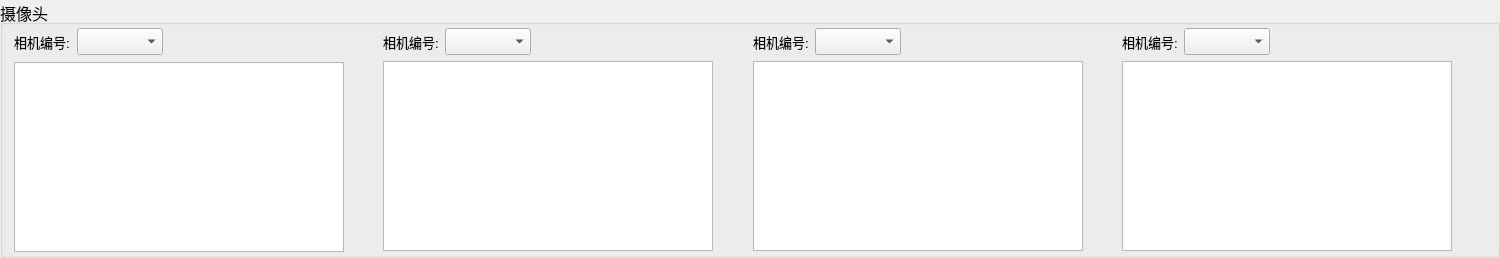
        <widget class="QGroupBox" name="groupBox_camera">
         <property name="sizePolicy">
          <sizepolicy hsizetype="Fixed" vsizetype="Maximum">
           <horstretch>0</horstretch>
           <verstretch>0</verstretch>
          </sizepolicy>
         </property>
         <property name="minimumSize">
          <size>
           <width>0</width>
           <height>0</height>
          </size>
         </property>
         <property name="maximumSize">
          <size>
           <width>1500</width>
           <height>310</height>
          </size>
         </property>
         <property name="font">
          <font>
           <pointsize>12</pointsize>
          </font>
         </property>
         <property name="title">
          <string>摄像头</string>
         </property>
         <layout class="QHBoxLayout" name="horizontalLayout_2">
          <property name="topMargin">
           <number>3</number>
          </property>
          <property name="bottomMargin">
           <number>3</number>
          </property>
          <item>
           <layout class="QVBoxLayout" name="vLay_cameraFR">
            <property name="spacing">
             <number>7</number>
            </property>
            <item>
             <layout class="QHBoxLayout" name="horizontalLayout_7">
              <item>
               <widget class="QLabel" name="label_4">
                <property name="font">
                 <font>
                  <pointsize>10</pointsize>
                 </font>
                </property>
                <property name="text">
                 <string>相机编号:</string>
                </property>
               </widget>
              </item>
              <item>
               <widget class="QComboBox" name="comboBox_cameraFR">
                <property name="maximumSize">
                 <size>
                  <width>160</width>
                  <height>16777215</height>
                 </size>
                </property>
               </widget>
              </item>
              <item>
               <spacer name="horizontalSpacer_17">
                <property name="orientation">
                 <enum>Qt::Horizontal</enum>
                </property>
                <property name="sizeHint" stdset="0">
                 <size>
                  <width>40</width>
                  <height>20</height>
                 </size>
                </property>
               </spacer>
              </item>
             </layout>
            </item>
            <item>
             <widget class="QMyGraphicsView" name="graView_cameraFR">
              <property name="minimumSize">
               <size>
                <width>330</width>
                <height>190</height>
               </size>
              </property>
              <property name="maximumSize">
               <size>
                <width>330</width>
                <height>190</height>
               </size>
              </property>
             </widget>
            </item>
           </layout>
          </item>
          <item>
           <spacer name="horizontalSpacer_12">
            <property name="orientation">
             <enum>Qt::Horizontal</enum>
            </property>
            <property name="sizeHint" stdset="0">
             <size>
              <width>40</width>
              <height>20</height>
             </size>
            </property>
           </spacer>
          </item>
          <item>
           <layout class="QVBoxLayout" name="vLay_cameraU">
            <item>
             <layout class="QHBoxLayout" name="horizontalLayout_10">
              <item>
               <widget class="QLabel" name="label_7">
                <property name="font">
                 <font>
                  <pointsize>10</pointsize>
                 </font>
                </property>
                <property name="text">
                 <string>相机编号:</string>
                </property>
               </widget>
              </item>
              <item>
               <widget class="QComboBox" name="comboBox_cameraU">
                <property name="maximumSize">
                 <size>
                  <width>160</width>
                  <height>16777215</height>
                 </size>
                </property>
               </widget>
              </item>
              <item>
               <spacer name="horizontalSpacer_20">
                <property name="orientation">
                 <enum>Qt::Horizontal</enum>
                </property>
                <property name="sizeHint" stdset="0">
                 <size>
                  <width>40</width>
                  <height>20</height>
                 </size>
                </property>
               </spacer>
              </item>
             </layout>
            </item>
            <item>
             <widget class="QMyGraphicsView" name="graView_cameraU">
              <property name="minimumSize">
               <size>
                <width>330</width>
                <height>190</height>
               </size>
              </property>
              <property name="maximumSize">
               <size>
                <width>330</width>
                <height>190</height>
               </size>
              </property>
             </widget>
            </item>
           </layout>
          </item>
          <item>
           <spacer name="horizontalSpacer_13">
            <property name="orientation">
             <enum>Qt::Horizontal</enum>
            </property>
            <property name="sizeHint" stdset="0">
             <size>
              <width>40</width>
              <height>20</height>
             </size>
            </property>
           </spacer>
          </item>
          <item>
           <layout class="QVBoxLayout" name="vLay_cameraBL">
            <item>
             <layout class="QHBoxLayout" name="horizontalLayout_8">
              <item>
               <widget class="QLabel" name="label_5">
                <property name="font">
                 <font>
                  <pointsize>10</pointsize>
                 </font>
                </property>
                <property name="text">
                 <string>相机编号:</string>
                </property>
               </widget>
              </item>
              <item>
               <widget class="QComboBox" name="comboBox_cameraBL">
                <property name="maximumSize">
                 <size>
                  <width>160</width>
                  <height>16777215</height>
                 </size>
                </property>
               </widget>
              </item>
              <item>
               <spacer name="horizontalSpacer_18">
                <property name="orientation">
                 <enum>Qt::Horizontal</enum>
                </property>
                <property name="sizeHint" stdset="0">
                 <size>
                  <width>40</width>
                  <height>20</height>
                 </size>
                </property>
               </spacer>
              </item>
             </layout>
            </item>
            <item>
             <widget class="QMyGraphicsView" name="graView_cameraBL">
              <property name="minimumSize">
               <size>
                <width>330</width>
                <height>190</height>
               </size>
              </property>
              <property name="maximumSize">
               <size>
                <width>330</width>
                <height>190</height>
               </size>
              </property>
             </widget>
            </item>
           </layout>
          </item>
          <item>
           <spacer name="horizontalSpacer_4">
            <property name="orientation">
             <enum>Qt::Horizontal</enum>
            </property>
            <property name="sizeHint" stdset="0">
             <size>
              <width>40</width>
              <height>20</height>
             </size>
            </property>
           </spacer>
          </item>
          <item>
           <layout class="QVBoxLayout" name="vLay_cameraD">
            <item>
             <layout class="QHBoxLayout" name="horizontalLayout_9">
              <item>
               <widget class="QLabel" name="label_6">
                <property name="font">
                 <font>
                  <pointsize>10</pointsize>
                 </font>
                </property>
                <property name="text">
                 <string>相机编号:</string>
                </property>
               </widget>
              </item>
              <item>
               <widget class="QComboBox" name="comboBox_cameraD">
                <property name="maximumSize">
                 <size>
                  <width>160</width>
                  <height>16777215</height>
                 </size>
                </property>
               </widget>
              </item>
              <item>
               <spacer name="horizontalSpacer_19">
                <property name="orientation">
                 <enum>Qt::Horizontal</enum>
                </property>
                <property name="sizeHint" stdset="0">
                 <size>
                  <width>40</width>
                  <height>20</height>
                 </size>
                </property>
               </spacer>
              </item>
             </layout>
            </item>
            <item>
             <widget class="QMyGraphicsView" name="graView_cameraD">
              <property name="minimumSize">
               <size>
                <width>330</width>
                <height>190</height>
               </size>
              </property>
              <property name="maximumSize">
               <size>
                <width>330</width>
                <height>190</height>
               </size>
              </property>
             </widget>
            </item>
           </layout>
          </item>
          <item>
           <spacer name="horizontalSpacer_7">
            <property name="orientation">
             <enum>Qt::Horizontal</enum>
            </property>
            <property name="sizeHint" stdset="0">
             <size>
              <width>40</width>
              <height>20</height>
             </size>
            </property>
           </spacer>
          </item>
         </layout>
        </widget>
